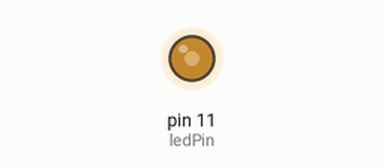
Simulated run of this sketch. Board: Arduino Uno, built with avr-gcc and run on an emulated ATmega328P. Shown: output pins drawn as LEDs (lit = HIGH). What the sketch prints to the serial monitor is not drawn.

Above: at 1.39 s.
At 19.14 s:
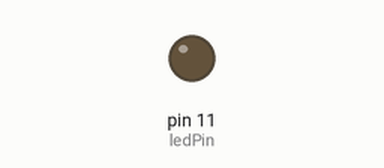
At 37.04 s:
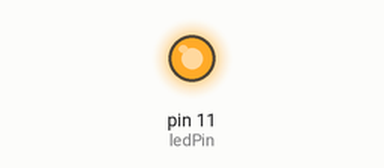
Timing chart, 0 to 40.0 s (numbered marks = the images above):
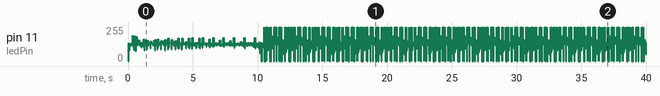

The sketch:

task1.ino
```cpp
#define ledPin 11
bool pos_1 = LOW;
bool pos_2 = LOW;

void setup() {
  Serial.begin(9600);
  pinMode(ledPin, OUTPUT);
  cli();
  TCCR2A = 0;
  TCCR2B = 0;
  TCCR2B = TCCR2B | (1 << CS10);
  TCCR2B = TCCR2B | (1 << CS12);
  TIMSK2 = (1 << TOIE1);
  sei();
}

void loop() {
  digitalWrite(ledPin, pos_1);
  if (pos_1 != pos_2) {
    pos_2 = pos_1;
    Serial.println(millis());
  }
}

ISR(TIMER2_OVF_vect) {
  pos_1 = !pos_1;
}
```
